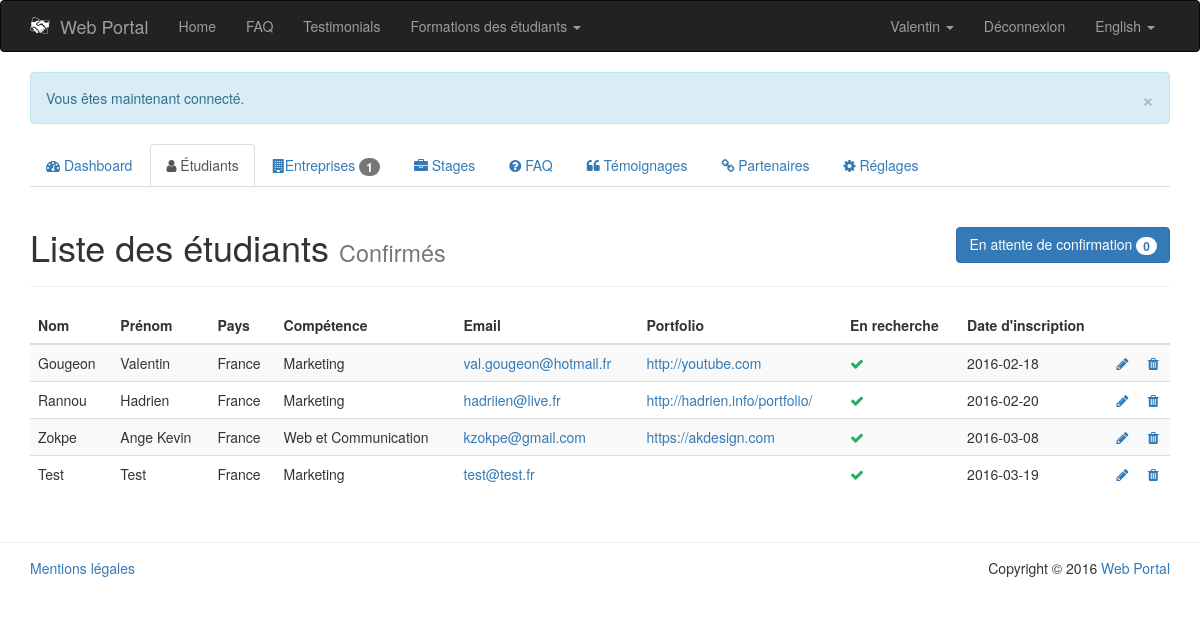
The page /PHP/public/index.php?page=admin/students-list (signed in) on the database its author committed.
### tables this page shows
CREATE TABLE IF NOT EXISTS `settings` (
  `id` int(11) NOT NULL AUTO_INCREMENT,
  `tag` varchar(64) NOT NULL,
  `value` varchar(256) NOT NULL,
  `placeholder` varchar(128) NOT NULL,
  `data_type` enum('varchar','int','boolean') NOT NULL DEFAULT 'varchar',
  PRIMARY KEY (`id`)
);

CREATE TABLE IF NOT EXISTS `student` (
  `id` int(11) NOT NULL AUTO_INCREMENT,
  `first_name` varchar(64) NOT NULL,
  `last_name` varchar(64) NOT NULL,
  `country` enum('France','Irlande') NOT NULL,
  `skill` int(11) NOT NULL,
  `email` varchar(64) NOT NULL,
  `password` varchar(64) NOT NULL,
  `cv` varchar(128) NOT NULL,
  `portfolio` varchar(128) NOT NULL,
  `admin` tinyint(1) NOT NULL DEFAULT '0',
  `available` tinyint(1) NOT NULL DEFAULT '1',
  `activated` tinyint(1) NOT NULL,
  `register_date` date NOT NULL,
  PRIMARY KEY (`id`),
  KEY `skill` (`skill`)
);

CREATE TABLE IF NOT EXISTS `skill` (
  `id` int(11) NOT NULL AUTO_INCREMENT,
  `name` varchar(64) NOT NULL,
  PRIMARY KEY (`id`)
);

### PHP/app/model/Settings.class.php (called while the page is built, shortened)
<?php
	class Settings {
		public static function getWebsiteName() {
			$db = PDOConnexion::getInstance();
			$sql = "SELECT value FROM settings WHERE tag = 'website_name'";
			$sth = $db->prepare($sql);
			$sth->setFetchMode(PDO::FETCH_CLASS|PDO::FETCH_PROPS_LATE, 'Settings');
			$sth->execute();
			return $sth->fetch()->value;
		}
	}
?>

### PHP/app/model/Autoloader.php (called while the page is built, shortened)
<?php
	class Autoloader {
		public static function appAutoload($class) {
			$class = str_replace('\\', '/', $class);
		}
	}
?>

### PHP/app/model/Language.class.php (called while the page is built, shortened)
<?php
	class Language {
		private $defaultLanguage = 'en';
		private $currentLanguage;
		private $translate = array();
		public function __construct() {
		    if (isset($_COOKIE['lang']) || isset($_SESSION['lang'])) {
		        if (isset($_COOKIE['lang'])) {
		            $this->currentLanguage = $_COOKIE['lang'];
		        }
		        if (isset($_SESSION['lang'])) {
		            $this->currentLanguage = $_SESSION['lang'];
		        }
		    }
		    else {
		    	$this->currentLanguage = $this->detectBrowserLanguage();
		    }
		    $this->translate = $translate;
		}
		private function detectBrowserLanguage() {
			if (isset($_SERVER['HTTP_ACCEPT_LANGUAGE'])) {
				if (substr($_SERVER['HTTP_ACCEPT_LANGUAGE'], 0, 2) == 'fr') {
					return 'fr';
				}
				else {
					return 'en';
				}
			}
			return $this->defaultLanguage;
		}
		public function getCurrentLanguage() {
			$languageName = ($this->currentLanguage == 'fr') ? 'Français' : 'English';
			return array(
				'code' => $this->currentLanguage,
				'name' => $languageName
			);
		}
		public function translate($term) {
			if (!array_key_exists($this->currentLanguage, $this->translate)) {
				if (file_exists(LANG . DS . $this->currentLanguage . '.php')) {
					return $this->translate[$term];
				}
			}
			else {
				throw new Exception('Le terme "' . $term . '" n\'existe pas dans le fichier de traduction.');
			}
		}
	}
?>

### PHP/ressources/lang/en.php (called while the page is built)
<?php
	$translate = array (
		'home' => 'Home',
		'faq' => 'FAQ',
		'testimonials' => 'Testimonials',
		'student' => 'Student',
		'company' => 'Company'
	);
?>

### PHP/app/model/Student.class.php (called while the page is built, shortened)
<?php
	class Student {
		public function __get($nom) {
			return $this->$nom;
		}
		public static function getStudentById($id) {
			$db = PDOConnexion::getInstance();
			$sql = 'SELECT * FROM student WHERE id = :id';
			$sth = $db->prepare($sql);
			$sth->setFetchMode(PDO::FETCH_CLASS|PDO::FETCH_PROPS_LATE, 'Student');
			$sth->execute(array(
				':id' => $id
			));
			return $sth->fetch();
		}
		public static function getActivatedStudents($activated = true) {
			$db = PDOConnexion::getInstance();
			$sql = ($activated == true) ? 'SELECT * FROM student WHERE activated' : 'SELECT * FROM student WHERE !activated';
			$sth = $db->prepare($sql);
			$sth->setFetchMode(PDO::FETCH_CLASS|PDO::FETCH_PROPS_LATE, 'Student');
			$sth->execute();
			return $sth->fetchAll();
		}
	}
?>

### PHP/app/model/Skill.class.php (called while the page is built, shortened)
<?php
	class Skill {
		public function __get($nom){
			return $this->$nom;
		}
		public static function getSkillById($id) {
			$db = PDOConnexion::getInstance();
			$sql = 'SELECT * FROM skill WHERE id = :id';
			$sth = $db->prepare($sql);
			$sth->setFetchMode(PDO::FETCH_CLASS|PDO::FETCH_PROPS_LATE, 'Skill');
			$sth->execute(array(
				':id' => $id
			));
			return $sth->fetch();
		}
	}
?>

### PHP/app/view/admin/students-list.php (the view, shortened to what this page needs)
<?php
if (App::isAdmin()) {
	$type = htmlentities($_GET['type']);
?>
<div class="col-md-12">
	<div class="page-header">
		<h1>
			Liste des étudiants
			<?php
				if ($type == 'awaiting') {
					echo '<small>En attente d\'activation</small>';
					echo '<a href="index.php?page=admin/students-list&amp;type=activated" class="btn btn-primary pull-right">Voir les étudiants confirmés <span class="badge">' . count(Student::getActivatedStudents(true)) . '</span></a>';
				}
				else {
					echo '<small>Confirmés</small>';
					echo '<a href="index.php?page=admin/students-list&amp;type=awaiting" class="btn btn-primary pull-right">En attente de confirmation <span class="badge">' . count(Student::getActivatedStudents(false)) . '</span></a>';
				}
			?>
		</h1>
	</div>
	<?php
		if ($type == 'activated') :
			if (Student::getActivatedStudents(true)) :
	?>
		<table class="table table-striped">
			<thead>
				<tr>
					<th>Nom</th>
					<th>Prénom</th>
					<th>Pays</th>
					<th>Compétence</th>
					<th>Email</th>
					<th>Portfolio</th>
					<th>En recherche</th>
					<th>Date d'inscription</th>
					<th></th>
					<th></th>
				</tr>
			</thead>
			<?php
				foreach (Student::getActivatedStudents(true) as $student) {
					echo '<tr data-id="' . $student->id . '">';
						echo '<td>' . $student->last_name . '</td>';
						echo '<td>' . $student->first_name . '</td>';
						echo '<td>' . $student->country . '</td>';
						echo '<td>' . Skill::getSkillById($student->skill)->name . '</td>';
						echo '<td><a href="mailto:' . $student->email . '">' . $student->email . '</a></td>';
						echo '<td><a href="' . $student->portfolio . '" target="_blank">' . $student->portfolio . '</a></td>';
						if ($student->available) {
							echo '<td><i class="fa fa-check" style="color: #27ae60;"></i></td>';
						}
						else {
							echo '<td><i class="fa fa-times" style="color: #c0392b;"></i></td>';
						}
						echo '<td>' . $student->register_date . '</td>';
						echo '<td><a href="index.php?page=admin/student-edit&amp;id=' . $student->id . '"><i class="fa fa-pencil" data-toggle="tooltip" title="Modifier"></i></a></td>';
						echo '<td><a href="#" title="Supprimer" data-action="delete" data-toggle="tooltip" title="Supprimer"><i class="fa fa-trash"></i></a></td>';
					echo '</tr>';
				}
			?>
		</table>
	<?php
			else:
				echo 'Aucun étudiant n\'a été confirmé.';
			endif;
		endif;
	}
	else{
		App::getHeader(404);	}
	?>
</div>

### PHP/app/view/navbar.php (shortened to what this page needs)
<nav class="navbar navbar-inverse">
	<div class="container">
		<div class="navbar-header">
			<a class="navbar-brand" href="index.php?page=home"><img src="img/logo.png" alt="Logo" style="float: left; margin-right: 10px; width: 20px;"><?php echo Settings::getWebsiteName(); ?></a>
		</div>
		<div id="navbar" class="collapse navbar-collapse">
			<ul class="nav navbar-nav">
				<li<?php App::isCurrentPage('home'); ?>><a href="index.php?page=home"><?php echo $language->translate('home'); ?></a></li>
				<li<?php App::isCurrentPage('faq'); ?>><a href="index.php?page=faq"><?php echo $language->translate('faq'); ?></a></li>
				<li<?php App::isCurrentPage('testimonials'); ?>><a href="index.php?page=testimonials"><?php echo $language->translate('testimonials'); ?></a></li>
				<li class="dropdown"
					     	App::isCurrentPage('formations-ireland'); ?>>
						  	<a id="formations-dropdown" href="#" class="dropdown-toggle" data-toggle="dropdown" role="button" aria-haspopup="true" aria-expanded="false">
								Formations des étudiants
								<span class="caret"></span>
							</a>
				</li>
			</ul>
			<ul class="nav navbar-nav navbar-right">
				<?php if (App::isLogged()) : ?>
					<?php $member = App::getMember(); ?>
					<?php if (get_class($member) == 'Student') : ?>
						<li class="dropdown">
							<a id="student-dropdown" href="#" class="dropdown-toggle" data-toggle="dropdown" role="button" aria-haspopup="true" aria-expanded="false">
								<?php echo $member->first_name; ?>
								<span class="caret"></span>
							</a>
						</li>
					<?php endif; ?>
					<li><a href="index.php?page=signout">Déconnexion</a></li>
				<?php endif; ?>
				<li class="dropdown">
					<a id="lang-dropdown" href="#" class="dropdown-toggle" data-toggle="dropdown" role="button" aria-haspopup="true" aria-expanded="false">
						<?php echo $language->getCurrentLanguage()['name']; ?>
						<span class="caret"></span>
					</a>
				</li>
            </ul>
		</div>
	</div>
</nav>

### PHP/app/view/admin/footer.php (shortened to what this page needs)
			</div>
		</div>
		<footer id="footer" style="border-top: 1px solid #ededed; margin-top: 30px; padding: 15px 0;">
			<div class="container">
				<div class="row">
					<div class="col-md-8">
						<a href="index.php?page=legal">Mentions légales</a>
					</div>
					<div class="col-md-4 text-right">
						Copyright &copy; <?php echo date('Y') . ' <a href="index.php?page=home">' . Settings::getWebsiteName() . '</a>'; ?>
					</div>
				</div>
			</div>
		</footer>
	</body>
</html>

### rows shown on the page
settings: value "Web Portal"
student: first_name "Valentin", last_name "Gougeon", country "France", skill.name "Marketing", email "val.gougeon@hotmail.fr", portfolio "http://youtube.com", available 1 (drawn), register_date "2016-02-18"
student: last_name "Rannou", first_name "Hadrien", country "France", skill.name "Marketing", email "hadriien@live.fr", portfolio "http://hadrien.info/portfolio/", available 1 (drawn), register_date "2016-02-20"
student: last_name "Zokpe", first_name "Ange Kevin", country "France", skill.name "Web et Communication", email "kzokpe@gmail.com", portfolio "https://akdesign.com", available 1 (drawn), register_date "2016-03-08"
student: last_name "Test", first_name "Test", country "France", skill.name "Marketing", email "test@test.fr", available 1 (drawn), register_date "2016-03-19"

### other values the page prints
$language->translate('home') "Home"
$language->translate('faq') "FAQ"
$language->translate('testimonials') "Testimonials"
$language->getCurrentLanguage()['name'] "English"
$output "× Vous êtes maintenant connecté."
count(Company::getActivatedCompanies(false)) "1"
count(Student::getActivatedStudents(false)) "0"
